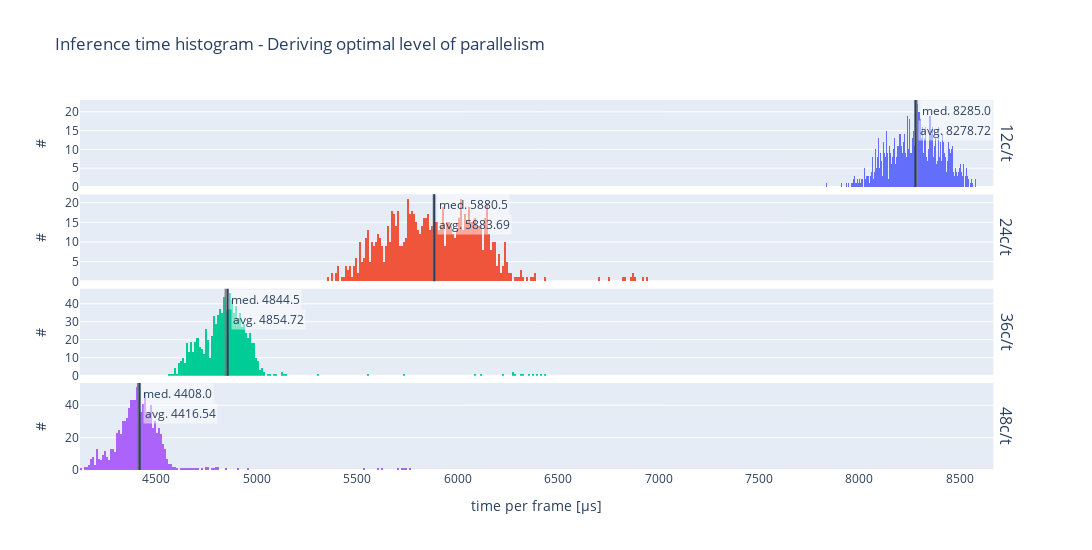

The code cell stored with this chart in its notebook:
### Code cell
FILES = [
    '../results/threads_batchsize/metrics_yolov8n_b8_cpu_12t.csv',
    '../results/threads_batchsize/metrics_yolov8n_b8_cpu_24t.csv',
    '../results/threads_batchsize/metrics_yolov8n_b8_cpu_36t.csv',
    '../results/threads_batchsize/metrics_yolov8n_b8_cpu_48t.csv',
]
METRICS_LIST = [read_metrics(f) for f in FILES]
METRIC_NAME = 'total_per_frame'
TITLE = 'Inference time histogram - Deriving optimal level of parallelism'

fig = make_subplots(
    rows=len(METRICS_LIST), 
    cols=1, 
    shared_xaxes=True, 
    vertical_spacing=0.02, 
    row_titles=[f'{threads_from_filename(f)}c/t' for f in FILES],
)
for idx, (metric, name) in enumerate(zip(METRICS_LIST, FILES)):
    fig.add_histogram(x=metric[METRIC_NAME], row=idx+1, col=1, nbinsx=200, name=name)
    fig.add_vline(x=np.median(metric[METRIC_NAME]), row=idx+1, col=1, annotation_text=f'med. {round(np.median(metric[METRIC_NAME]), 2)}', annotation_bgcolor='rgba(255,255,255,0.5)', line_color="grey", annotation_xshift=3)
    fig.add_vline(x=np.average(metric[METRIC_NAME]), row=idx+1, col=1, annotation_text=f'avg. {round(np.average(metric[METRIC_NAME]), 2)}', annotation_bgcolor='rgba(255,255,255,0.5)', annotation_xshift=3, annotation_yshift=-20)

fig.update_layout(height=100*len(METRICS_LIST)+150, width=1200, title=TITLE, showlegend=False)
fig.update_xaxes(title_text='time per frame [µs]', row=len(METRICS_LIST))
fig.update_yaxes(title_text='#')
fig.show()
fig.write_image('optimal_parallelism.png', scale=4)
fig.write_image('optimal_parallelism.pdf')

# Comment
# Environment: Intel® Xeon® Platinum 8480+; 640x640px infer. size; YOLOv8n; IPEX enabled; float32; 9000 individual images
# Data: one datapoint represents one batch inference; n = 9000 / batch size; time per frame = inference time / batch size; inference time = model runtime + NMS; last percentile removed from data (by model runtime)
# Conclusion: Total throughput scales with parallelism (on PyTorch level) but far from linear, so lower thread/core counts are more effective (i.e. throughput per thread).

### Figure 1 — Plotly figure (JSON) as saved in the notebook; plotly's stock layout.template omitted (floating-point values rounded to 4 significant figures; data arrays with more than 128 entries replaced by an {"elided": "..."} marker saying what was removed)
{"data": [{"name": "../results/threads_batchsize/metrics_yolov8n_b8_cpu_12t.csv", "nbinsx": 200, "type": "histogram", "x": {"elided": "990 int values"}, "xaxis": "x", "yaxis": "y"}, {"name": "../results/threads_batchsize/metrics_yolov8n_b8_cpu_24t.csv", "nbinsx": 200, "type": "histogram", "x": {"elided": "990 int values"}, "xaxis": "x2", "yaxis": "y2"}, {"name": "../results/threads_batchsize/metrics_yolov8n_b8_cpu_36t.csv", "nbinsx": 200, "type": "histogram", "x": {"elided": "990 int values"}, "xaxis": "x3", "yaxis": "y3"}, {"name": "../results/threads_batchsize/metrics_yolov8n_b8_cpu_48t.csv", "nbinsx": 200, "type": "histogram", "x": {"elided": "990 int values"}, "xaxis": "x4", "yaxis": "y4"}], "layout": {"annotations": [{"font": {"size": 16}, "showarrow": false, "text": "12c/t", "textangle": 90, "x": 0.98, "xanchor": "left", "xref": "paper", "y": 0.8825, "yanchor": "middle", "yref": "paper"}, {"font": {"size": 16}, "showarrow": false, "text": "24c/t", "textangle": 90, "x": 0.98, "xanchor": "left", "xref": "paper", "y": 0.6275, "yanchor": "middle", "yref": "paper"}, {"font": {"size": 16}, "showarrow": false, "text": "36c/t", "textangle": 90, "x": 0.98, "xanchor": "left", "xref": "paper", "y": 0.3725, "yanchor": "middle", "yref": "paper"}, {"font": {"size": 16}, "showarrow": false, "text": "48c/t", "textangle": 90, "x": 0.98, "xanchor": "left", "xref": "paper", "y": 0.1175, "yanchor": "middle", "yref": "paper"}, {"bgcolor": "rgba(255,255,255,0.5)", "showarrow": false, "text": "med. 8285.0", "x": 8285, "xanchor": "left", "xref": "x", "xshift": 3, "y": 1, "yanchor": "top", "yref": "y domain"}, {"bgcolor": "rgba(255,255,255,0.5)", "showarrow": false, "text": "avg. 8278.72", "x": 8279.0, "xanchor": "left", "xref": "x", "xshift": 3, "y": 1, "yanchor": "top", "yref": "y domain", "yshift": -20}, {"bgcolor": "rgba(255,255,255,0.5)", "showarrow": false, "text": "med. 5880.5", "x": 5880.0, "xanchor": "left", "xref": "x2", "xshift": 3, "y": 1, "yanchor": "top", "yref": "y2 domain"}, {"bgcolor": "rgba(255,255,255,0.5)", "showarrow": false, "text": "avg. 5883.69", "x": 5884.0, "xanchor": "left", "xref": "x2", "xshift": 3, "y": 1, "yanchor": "top", "yref": "y2 domain", "yshift": -20}, {"bgcolor": "rgba(255,255,255,0.5)", "showarrow": false, "text": "med. 4844.5", "x": 4844.0, "xanchor": "left", "xref": "x3", "xshift": 3, "y": 1, "yanchor": "top", "yref": "y3 domain"}, {"bgcolor": "rgba(255,255,255,0.5)", "showarrow": false, "text": "avg. 4854.72", "x": 4855.0, "xanchor": "left", "xref": "x3", "xshift": 3, "y": 1, "yanchor": "top", "yref": "y3 domain", "yshift": -20}, {"bgcolor": "rgba(255,255,255,0.5)", "showarrow": false, "text": "med. 4408.0", "x": 4408, "xanchor": "left", "xref": "x4", "xshift": 3, "y": 1, "yanchor": "top", "yref": "y4 domain"}, {"bgcolor": "rgba(255,255,255,0.5)", "showarrow": false, "text": "avg. 4416.54", "x": 4417.0, "xanchor": "left", "xref": "x4", "xshift": 3, "y": 1, "yanchor": "top", "yref": "y4 domain", "yshift": -20}], "height": 550, "shapes": [{"line": {"color": "grey"}, "type": "line", "x0": 8285, "x1": 8285, "xref": "x", "y0": 0, "y1": 1, "yref": "y domain"}, {"type": "line", "x0": 8279.0, "x1": 8279.0, "xref": "x", "y0": 0, "y1": 1, "yref": "y domain"}, {"line": {"color": "grey"}, "type": "line", "x0": 5880.0, "x1": 5880.0, "xref": "x2", "y0": 0, "y1": 1, "yref": "y2 domain"}, {"type": "line", "x0": 5884.0, "x1": 5884.0, "xref": "x2", "y0": 0, "y1": 1, "yref": "y2 domain"}, {"line": {"color": "grey"}, "type": "line", "x0": 4844.0, "x1": 4844.0, "xref": "x3", "y0": 0, "y1": 1, "yref": "y3 domain"}, {"type": "line", "x0": 4855.0, "x1": 4855.0, "xref": "x3", "y0": 0, "y1": 1, "yref": "y3 domain"}, {"line": {"color": "grey"}, "type": "line", "x0": 4408, "x1": 4408, "xref": "x4", "y0": 0, "y1": 1, "yref": "y4 domain"}, {"type": "line", "x0": 4417.0, "x1": 4417.0, "xref": "x4", "y0": 0, "y1": 1, "yref": "y4 domain"}], "showlegend": false, "title": {"text": "Inference time histogram - Deriving optimal level of parallelism"}, "width": 1200, "xaxis": {"anchor": "y", "domain": [0, 0.98], "matches": "x4", "showticklabels": false}, "xaxis2": {"anchor": "y2", "domain": [0, 0.98], "matches": "x4", "showticklabels": false}, "xaxis3": {"anchor": "y3", "domain": [0, 0.98], "matches": "x4", "showticklabels": false}, "xaxis4": {"anchor": "y4", "domain": [0, 0.98], "title": {"text": "time per frame [µs]"}}, "yaxis": {"anchor": "x", "domain": [0.765, 1.0], "title": {"text": "#"}}, "yaxis2": {"anchor": "x2", "domain": [0.51, 0.745], "title": {"text": "#"}}, "yaxis3": {"anchor": "x3", "domain": [0.255, 0.49], "title": {"text": "#"}}, "yaxis4": {"anchor": "x4", "domain": [0, 0.235], "title": {"text": "#"}}}}
